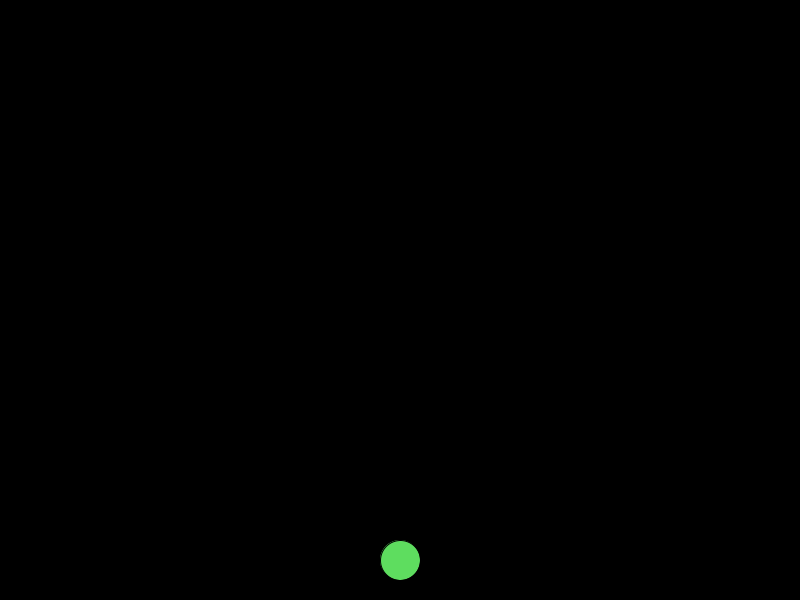
Frame 1 (no input)
Frame 60 (the mouse pressed at the canvas centre just before this capture): identical to frame 1, image omitted
Frame 120 (the mouse held since frame 60 and released just before this capture): identical to frame 1, image omitted

The Processing sketch that drew this single still picture (run headless with seeded random() and noise(); from frame 60 on, the mouse is pressed at the canvas centre):

// Processing sketch: frogger
// ── frogger.pde
int frogX = 400;
int frogY = 560;
void draw(){
background(0,0,0);
fill(94, 221, 95);
ellipse(frogX, frogY, 40, 40);
}
void setup(){
size(800, 600);
}
void keyPressed()
{
    if(key == CODED){
        if(keyCode == UP && frogY>0)
        {
            frogY-= 10;
        }
        else if(keyCode == DOWN && frogY<600)
        {
            frogY+=10; 
        }
        else if(keyCode == RIGHT && frogX<800)
        {
            frogX+= 10;
        }
        else if(keyCode == LEFT && frogX>0)
        {
            frogX-=10;
        }
    }
}
